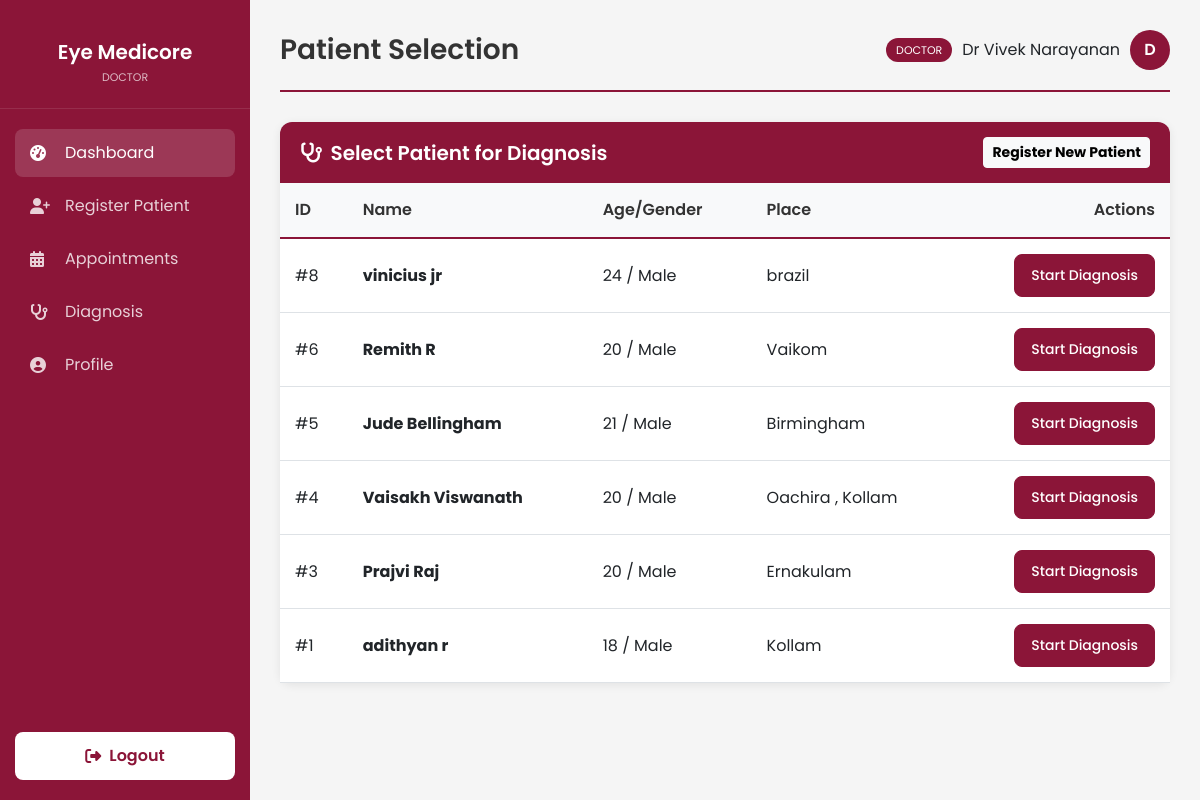
/diagnosis/patients (signed in), run on the app's committed database.
### models.py (models this page shows, shortened)
class User(UserMixin, db.Model):
    id = db.Column(db.Integer, primary_key=True)
    username = db.Column(db.String(100), unique=True, nullable=False)
    password_hash = db.Column(db.String(200), nullable=False)
    role = db.Column(db.String(20), nullable=False, default='staff') # it_expert, doctor, staff
    blood_group = db.Column(db.String(5), nullable=False)
    email = db.Column(db.String(120), unique=True)
    phone_number = db.Column(db.String(20), unique=True)
    account_status = db.Column(db.String(20), default='Active')
    created_at = db.Column(db.DateTime, default=get_local_time)
    last_login = db.Column(db.DateTime)
    otp_secret = db.Column(db.String(6))
    otp_expiry = db.Column(db.DateTime)
    doctor_id = db.Column(db.Integer, db.ForeignKey('user.id'), nullable=True)
    doctor = db.relationship('User', remote_side=[id], backref='staff_members')

class Patient(db.Model):
    id = db.Column(db.Integer, primary_key=True)
    name = db.Column(db.String(100), nullable=False)
    age = db.Column(db.Integer, nullable=False)
    gender = db.Column(db.String(10), nullable=False)
    blood_group = db.Column(db.String(5), nullable=False)
    place = db.Column(db.String(100), nullable=False)
    phone = db.Column(db.String(20), nullable=False, unique=True)
    created_at = db.Column(db.DateTime, default=get_local_time)
    doctor_id = db.Column(db.Integer, db.ForeignKey('user.id', name='fk_patient_doctor_id'), nullable=True)
    staff_id = db.Column(db.Integer, db.ForeignKey('user.id', name='fk_patient_staff_id'), nullable=True)
    diagnoses = db.relationship('Diagnosis', backref='patient', lazy=True)
    doctor = db.relationship('User', foreign_keys=[doctor_id], backref=db.backref('assigned_patients', lazy=True))
    staff = db.relationship('User', foreign_keys=[staff_id], backref=db.backref('registered_patients', lazy=True))

### app.py (the view)
@app.route('/diagnosis/patients')
@login_required
@role_required('doctor')
def diagnosis_patients():
    patients = Patient.query.filter_by(doctor_id=current_user.id).order_by(Patient.id.desc()).all()
    return render_template('diagnosis_patients.html', patients=patients)

### app.py (called while the page is built)
@login_manager.user_loader
def load_user(user_id):
    return User.query.get(int(user_id))

def role_required(role):
    def decorator(f):
        @wraps(f)
        def decorated_function(*args, **kwargs):
            if not current_user.is_authenticated or current_user.role != role:
                flash('You do not have permission to access this page.', 'danger')
                return redirect(url_for('index'))
            return f(*args, **kwargs)
        return decorated_function
    return decorator

### templates/diagnosis_patients.html (shortened to what this page needs)
{% extends "base_dashboard.html" %}
{% block page_title %}Patient Selection{% endblock %}
{% block content %}
<div class="card">
    <div class="card-header d-flex justify-content-between align-items-center">
        <h5 class="mb-0"><i class="fas fa-stethoscope me-2"></i>Select Patient for Diagnosis</h5>
        <a href="/register" class="btn btn-sm btn-light text-maroon fw-bold">Register New Patient</a>
    </div>
    <div class="card-body p-0">
        <div class="table-responsive">
            <table class="table">
                <thead>
                    <tr>
                        <th>ID</th>
                        <th>Name</th>
                        <th>Age/Gender</th>
                        <th>Place</th>
                        <th class="text-end">Actions</th>
                    </tr>
                </thead>
                <tbody>
                    {% for patient in patients %}
                    <tr>
                        <td>#{{ patient.id }}</td>
                        <td><strong>{{ patient.name }}</strong></td>
                        <td>{{ patient.age }} / {{ patient.gender }}</td>
                        <td>{{ patient.place }}</td>
                        <td class="text-end">
                            <a href="/patient/{{ patient.id }}" class="btn btn-primary btn-sm px-3">
                                Start Diagnosis
                            </a>
                        </td>
                    </tr>
                    {% endfor %}
                </tbody>
            </table>
        </div>
    </div>
</div>
{% endblock %}

### templates/base_dashboard.html (shortened to what this page needs)
<!DOCTYPE html>
<html lang="en">
<head>
    <link href="https://cdnjs.cloudflare.com/ajax/libs/font-awesome/6.4.0/css/all.min.css" rel="stylesheet">
    <link href="https://cdn.jsdelivr.net/npm/bootstrap@5.3.0/dist/css/bootstrap.min.css" rel="stylesheet">
</head>
<body>
    <div class="sidebar">
        <div class="sidebar-brand">
            <h2>Eye Medicore</h2>
            <small>{{ current_user.role|replace('_', ' ')|title }}</small>
        </div>
        <ul class="sidebar-menu">
            <li><a href="{% if current_user.role == 'it_expert' %}/admin/dashboard{% else %}/dashboard{% endif %}"
                    class="active"><i class="fas fa-tachometer-alt"></i> Dashboard</a></li>
            {% if current_user.role in ['doctor', 'staff'] %}
            <li><a href="/register"><i class="fas fa-user-plus"></i> Register Patient</a></li>
            <li><a href="/appointments"><i class="fas fa-calendar-alt"></i> Appointments</a></li>
            {% endif %}
            {% if current_user.role == 'doctor' %}
            <li><a href="/diagnosis/patients"><i class="fas fa-stethoscope"></i> Diagnosis</a></li>
            {% endif %}
            <li><a href="/profile"><i class="fas fa-user-circle"></i> Profile</a></li>
        </ul>
        <div class="sidebar-footer">
            <a href="/logout" class="logout-btn" data-confirm="Are you sure you want to logout?">
                <i class="fas fa-sign-out-alt"></i> Logout
            </a>
        </div>
    </div>
    <div class="main-content">
        <div class="page-header">
            <h1>{% block page_title %}Dashboard{% endblock %}</h1>
            <div class="user-info">
                <span class="role-badge">{{ current_user.role|replace('_', ' ') }}</span>
                <span>{{ current_user.username }}</span>
                <div class="avatar">{{ current_user.username[0]|upper }}</div>
            </div>
        </div>
        {% block content %}{% endblock %}
    </div>
</body>
</html>

### data on the page
User: role "DOCTOR", username "Dr Vivek Narayanan", username "D"
Patient: id "8", name "vinicius jr", age "24", gender "Male", place "brazil"
Patient: id "6", name "Remith R", age "20", gender "Male", place "Vaikom"
Patient: id "5", name "Jude Bellingham", age "21", gender "Male", place "Birmingham"
Patient: id "4", name "Vaisakh Viswanath", age "20", gender "Male", place "Oachira , Kollam"
Patient: id "3", name "Prajvi Raj", age "20", gender "Male", place "Ernakulam"
Patient: id "1", name "adithyan r", age "18", gender "Male", place "Kollam"
